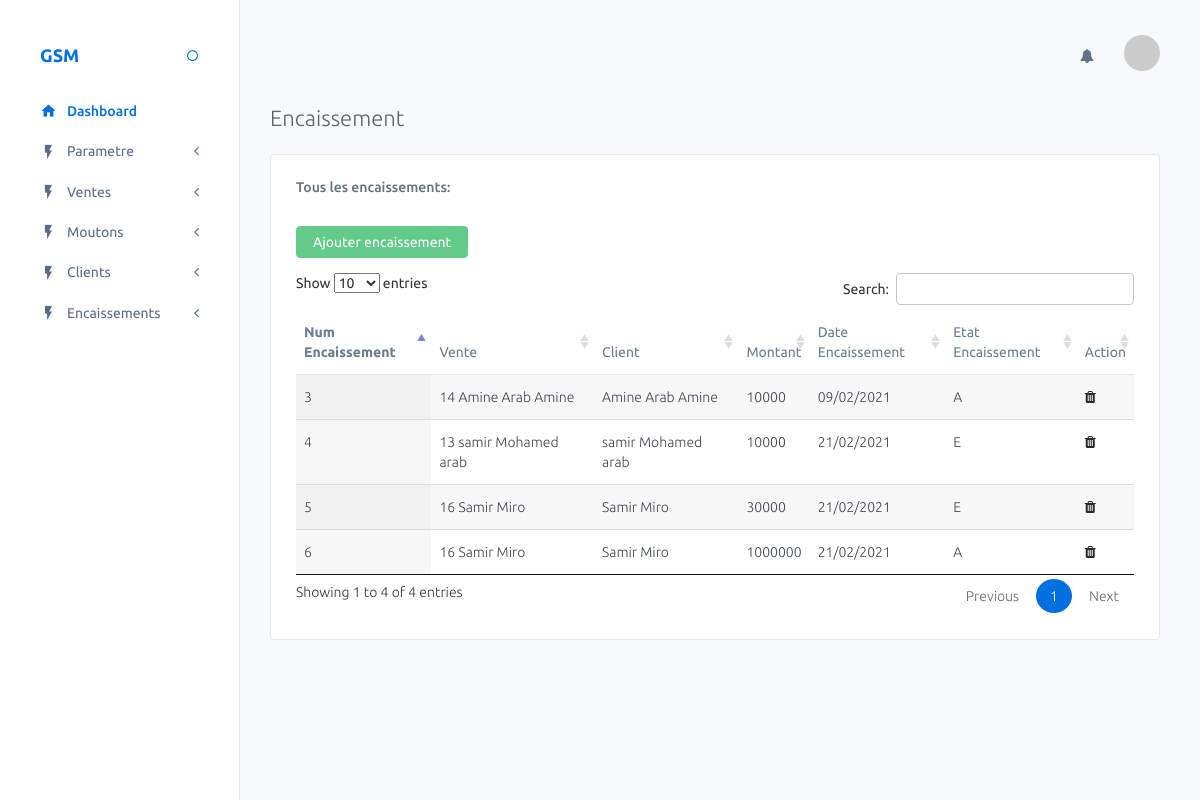
The page /encaissement/ on the database its author committed.
### Achat/models.py (models this page shows, shortened)
class Encaissement(models.Model):
	vente  = models.ForeignKey(Vente , on_delete=models.CASCADE, null = True, blank=True)
	client  = models.ForeignKey(Client , on_delete=models.CASCADE, null = True, blank=True)
	montant = models.IntegerField(default = 0 ,null=True,blank=True )
	date_enc =  models.DateField(auto_now_add= True, null=True,blank=True)
	etat_enc = models.CharField(default = "E", max_length=20, null=True,blank=True)

class Vente(models.Model):
	client  = models.ForeignKey(Client , on_delete=models.SET_NULL, null = True, blank=True)
	date_vente =  models.DateField(auto_now_add= True, null=True,blank=True)
	nb_mouton_vendu = models.IntegerField(default = 0 ,null=True,blank=True )
	prix_vente_totale = models.IntegerField(default = 0 ,null=True,blank=True )
	def __str__(self):
		return f'{self.pk} {self.client}'

class Client(models.Model):
	nom = models.CharField(max_length=250, null=True,blank=True)
	prenom = models.CharField(max_length=250, null=True,blank=True)
	adresse = models.CharField(max_length=250, null=True,blank=True)
	tel = models.CharField(max_length=250, null=True,blank=True)
	email = models.CharField(max_length=250, null=True,blank=True)
	date_ajout =  models.DateField(auto_now_add= True, null=True,blank=True)
	def __str__(self):
		return f'{self.nom} {self.prenom}'

### Achat/views.py (the view)
# urls.py: path('encaissement/', tous_encaissements , name='tous_encaissements'),
def tous_encaissements(request):
	template_name = 'tous_encaissements.html'
	encaissements = Encaissement.objects.all()
	args = {'encaissements':encaissements}
	return render(request , template_name , args)

### Achat/templates/tous_encaissements.html (shortened to what this page needs)
{% extends "base/base.html" %}
{% load static %}
{% block link %}
        <link href="{% static 'assets/plugins/datatables/css/jquery.datatables.min.css' %}" rel="stylesheet" type="text/css"/>
        <link href="{% static 'assets/plugins/datatables/css/jquery.datatables_themeroller.css' %}" rel="stylesheet" type="text/css"/>
        <link rel="stylesheet" type="text/css" href="{% static 'assets/css/style.css'%}">
{% endblock link %}
{% block page_title %}Encaissement{% endblock page_title %}
{% block body %}
    <div class="panel panel-white">
        <div class="panel-heading clearfix">
            <h4 class="panel-title">Tous les encaissements:</h4>
        </div>
        <div class="panel-body">
            <a href="{% url 'ajouter_encaissement' %}"  class="btn btn-success m-b-sm">Ajouter encaissement</a>
           <div class="table-responsive">
            <table id="example" class="display table" style="width: 100%; cellspacing: 0;">
                <thead>
                    <tr>
                        <th>Num Encaissement</th>
                        <th>Vente</th>
                        <th>Client</th>
                        <th>Montant</th>
                        <th>Date Encaissement</th>
                        <th>Etat Encaissement</th>
                        <th>Action</th>
                    </tr>
                </thead>
                <tbody>
                    {% for encaissement in encaissements %}
                    <tr>
                        <td>{{encaissement.pk}}</td>
                        <td>{{encaissement.vente}}</td>
                        <td>{{encaissement.client}}</td>
                        <td>{{encaissement.montant}}</td>
                        <td>{{encaissement.date_enc|date:"d/m/Y"}}</td>
                        <td>{{encaissement.etat_enc}}</td>
                        <td>
                            <a href="{% url 'annuler_encaissement' pk=encaissement.pk %}" title="Annuler encaissement" ><i class="fa fa-trash icon_delete"></i></a></td>
                    </tr>
    			    {% endfor %}
                </tbody>
               </table>
            </div>
        </div>
    </div>
{% endblock body %}

### rows shown on the page
Encaissement: pk "3", vente "14 Amine Arab Amine", client "Amine Arab Amine", montant "10000", date_enc "09/02/2021", etat_enc "A"
Encaissement: pk "4", vente "13 samir Mohamed arab", client "samir Mohamed arab", montant "10000", date_enc "21/02/2021", etat_enc "E"
Encaissement: pk "5", vente "16 Samir Miro", client "Samir Miro", montant "30000", date_enc "21/02/2021", etat_enc "E"
Encaissement: pk "6", vente "16 Samir Miro", client "Samir Miro", montant "1000000", date_enc "21/02/2021", etat_enc "A"
